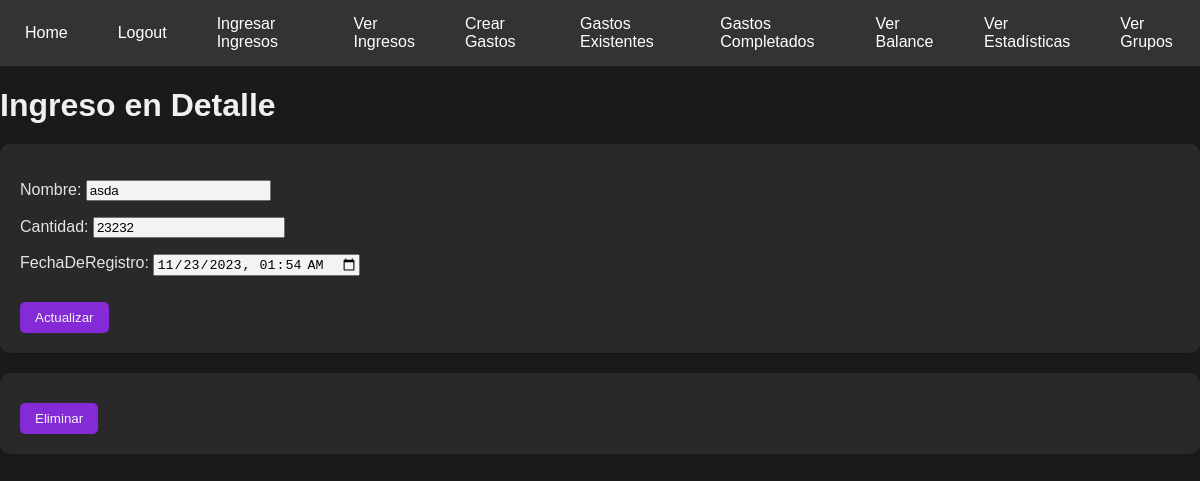
The page /verIngresos/5/ (signed in) on the database its author committed.
### tasks/models.py (models this page shows)
class IngresarIngresos(models.Model):
    Nombre = models.CharField(max_length=50)
    Cantidad = models.BigIntegerField(default=0, blank=True, null=True)
    FechaDeRegistro = models.DateTimeField(null=True)
    user = models.ForeignKey(User, on_delete=models.CASCADE)

### tasks/views.py (the view, shortened to what this page needs)
# urls.py: path('verIngresos/<int:ingreso_id>/', views.ingresoDetail, name='ingresoDetail'),
@login_required
def ingresoDetail(request, ingreso_id):
    ingresarIngresos = get_object_or_404(IngresarIngresos, pk=ingreso_id, user=request.user)
    if request.method == 'GET':
        form = IngresarIngresosForm(instance=ingresarIngresos)
        return render(request, 'ingresoDetail.html', {'ingreso': ingresarIngresos, 'form': form})

### tasks/forms.py
class IngresarIngresosForm(forms.ModelForm):
    class Meta:
        model = IngresarIngresos
        fields = ['Nombre', 'Cantidad', 'FechaDeRegistro']
        widgets = {
            'FechaDeRegistro': forms.TextInput(attrs={'type': 'datetime-local'}),
        }

### tasks/templates/ingresoDetail.html (shortened to what this page needs)
{% extends 'base.html' %}
{% block content %}
<h1>Ingreso en Detalle</h1>
<form method="POST">
    {{ form.as_p }}
    <button type="submit">Actualizar</button>
</form>
<form action="{% url 'deleteIngreso' ingreso.id %}" method="POST">
    <button type="submit">Eliminar</button>
</form>
{% endblock %}

### tasks/templates/base.html (style rules this page uses)
body { margin: 0; padding: 0; font-family: Arial, sans-serif; background-color: #f2f2f2; }

### tasks/templates/ingresoDetail.html (style rules this page uses)
body { background-color: #1a1a1a; color: #f0f0f0; font-family: Arial, sans-serif; }
h1 { font-size: 2rem; margin-bottom: 20px; color: #f0f0f0; }
form { margin-top: 20px; padding: 20px; background-color: #2a2a2a; border-radius: 10px; box-shadow: 0 2px 4px rgba(0, 0, 0, 0.1); opacity: 0.95; transition: background-color 0.3s; }
button { margin-top: 10px; padding: 8px 15px; background-color: #8a2be2; color: #fff; border: none; border-radius: 5px; cursor: pointer; transition: background-color 0.5s; }

### rows shown on the page
IngresarIngresos: Nombre "asda", Cantidad "23232", FechaDeRegistro "11/23/2023 01:54"
